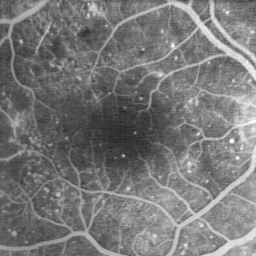
%> input picture morphologie/img/retina2.gif, 256 x 256 px
$ octave exo1_q1.m   (GNU Octave 9; MATLAB toolbox functions it lacks are replaced by stand-ins)
%> lines starting %> are read from the running program, lines starting %| are printed output that depends on the picture
%el struct diff tailles
sesq11=strel('square',11);
sesq9=strel('square',9);
sesq7=strel('square',7);
sesq5=strel('square',5);
sesq3=strel('square',3);
sevec=[sesq3,sesq5,sesq7,sesq9,sesq11];
[~,n_els]=size(sevec);

%image test
impath='img/retina2.gif';
impath2='img/cailloux.png';
imtest=imread(impath);
%> imtest is the input picture: size 256x256 uint8; min 36, max 252, mean 119.6

[h,w] = size(imtest);
%> h = 256; w = 256

for i=1:n_els

    dil = imdilate(imtest,sevec(i));
    ero = imerode(imtest,sevec(i));
    ope = imopen(imtest,sevec(i));
    clo = imclose(imtest,sevec(i));

    size_se = size(sevec(i).Neighborhood);

    subplot(2*n_els,4,(i-1)*8+1);
    imshow(dil);
    title_s = sprintf('dilatation s=%d',size_se(1));
    title(title_s);
    subplot(2*n_els,4,(i-1)*8+2);
    imshow(ero);
    title_s = sprintf('erosion s=%d',size_se(1));
    title(title_s);

    subplot(2*n_els,4,(i-1)*8+3);
    imshow(ope);
    title_s = sprintf('open s=%d',size_se(1));
    title(title_s);

    subplot(2*n_els,4,(i-1)*8+4);
    imshow(clo);
    title_s = sprintf('close s=%d',size_se(1));
    title(title_s);

    subplot(2*n_els,4,(i-1)*8+5);
    plot(dil(h/2,:));
    subplot(2*n_els,4,(i-1)*8+6);
    plot(ero(h/2,:));

    subplot(2*n_els,4,(i-1)*8+7);
    plot(ope(h/2,:));
    subplot(2*n_els,4,(i-1)*8+8);
    plot(clo(h/2,:));

end
%> this loop made 5 passes
%> pass 1, `dil = imdilate(imtest,sevec(i));`:
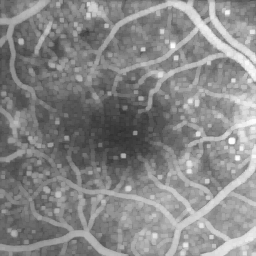
%> dil: size 256x256 uint8; min 48, max 252, mean 135.7
%> pass 1, `ero = imerode(imtest,sevec(i));`:
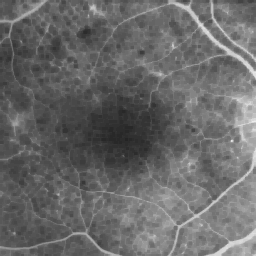
%> ero: size 256x256 uint8; min 36, max 236, mean 104.4
%> pass 1, `ope = imopen(imtest,sevec(i));`:
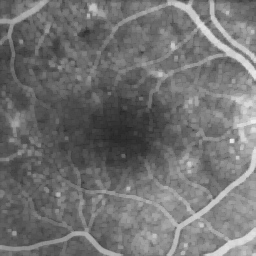
%> ope: size 256x256 uint8; min 36, max 236, mean 113.8
%> after the loop:
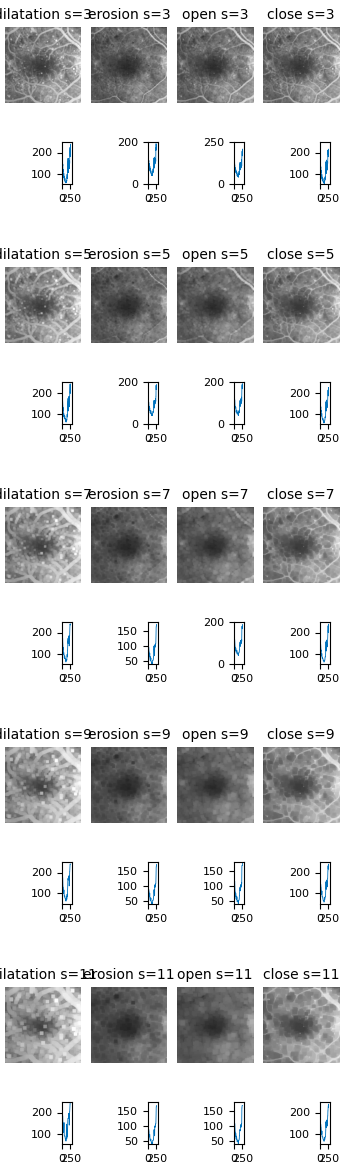
%> figure redrawn from the program's plot data, 40 panels

$ run again, with morphologie/img/bat200.bmp saved as morphologie/img/retina2.gif
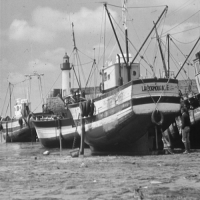
%> input picture morphologie/img/bat200.bmp, 200 x 200 px
%> the loop `for i=1:n_els` made 5 passes
%> pass 1, `ero = imerode(imtest,sevec(i));`:
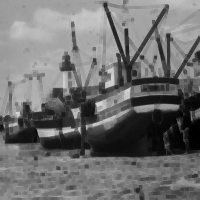
%> ero: size 200x200 uint8; min 0, max 216, mean 112
%> pass 1, `clo = imclose(imtest,sevec(i));`:
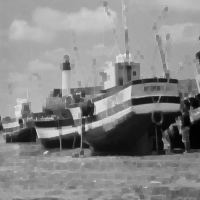
%> clo: size 200x200 uint8; min 1, max 228, mean 136.1
